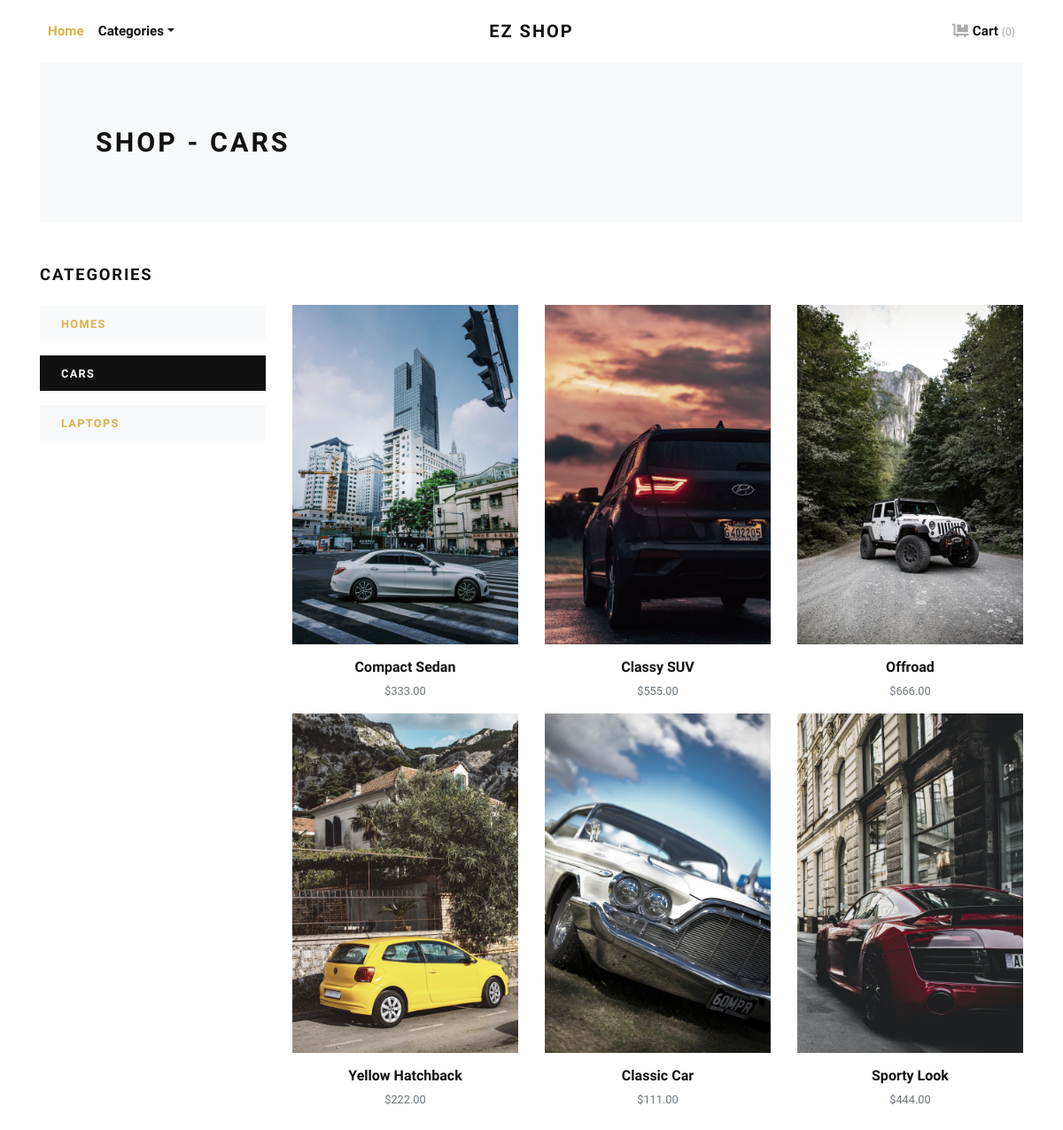
Screenshot of /cars/ with the database file from the repository.
### estore/models.py (models this page shows, shortened)
class Category(models.Model):
    title = models.CharField(max_length=50, verbose_name="Category Title")
    url_slug = models.SlugField(max_length=55, verbose_name="Category URL Slug")
    category_image = models.ImageField(upload_to='category', blank=True, null=True, verbose_name="Category Image")
    created_at = models.DateTimeField(auto_now_add=True, verbose_name="Created Date")
    class Meta:
        verbose_name_plural = 'Categories'
        ordering = ('-created_at', )

class Product(models.Model):
    title = models.CharField(max_length=150, verbose_name="Product Title")
    product_image = models.ImageField(upload_to='product', blank=True, null=True, verbose_name="Product Image")
    price = models.DecimalField(max_digits=8, decimal_places=2)
    category = models.ForeignKey(Category, verbose_name="Product Categoy", on_delete=models.CASCADE)
    created_at = models.DateTimeField(auto_now_add=True, verbose_name="Created Date")
    class Meta:
        verbose_name_plural = 'Products'
        ordering = ('-created_at', )

### estore/views.py (the view)
# urls.py: path('<slug:url_slug>/', views.category_products, name="category-products")
def category_products(request, url_slug):
    category = get_object_or_404(Category, url_slug=url_slug)
    products = Product.objects.filter(category=category)
    categories = Category.objects.all()
    context = {
        'category': category,
        'products': products,
        'categories': categories,
    }
    return render(request, 'estore/category_products.html', context)

### estore/context_helper.py (called while the page is built)
def store_menu(request):
    categories = Category.objects.filter()
    context = {
        'categories_menu': categories,
    }
    return context

def cart_menu(request):
    cart_items = Cart.objects.all()
    context = { 'cart_items': cart_items }
    return context

### estore/templates/estore/category_products.html (shortened to what this page needs)
{% extends 'estore/base.html' %}
{% load static %}
{% load humanize %}
{% block content %}
<div class="container">
  <section class="py-5 bg-light">
    <div class="container">
      <div class="row px-4 px-lg-5 py-lg-4 align-items-center">
        <div class="col-lg-6">
          <h1 class="h2 text-uppercase mb-0">Shop - {{category.title}}</h1>
        </div>
      </div>
    </div>
  </section>
  <section class="py-5">
    <div class="container p-0">
      <div class="row">
        <div class="col-lg-3 order-2 order-lg-1">
          <h5 class="text-uppercase mb-4">Categories</h5>
          {% if categories %}
          {% for cat in categories %}
          <a href="{% url 'estore:category-products' cat.url_slug %}">
            <div class="py-2 px-4 {% if category == cat %}bg-dark text-white {% else %}bg-light{% endif %} mb-3">
              <strong class="small text-uppercase font-weight-bold">{{cat.title}}</strong>
            </div>
          </a>
          {% endfor %}
          {% endif %}
        </div>
        <div class="col-lg-9 order-1 order-lg-2 mb-5 mb-lg-0">
          <div class="row" style="margin-top: 45px;">
            {% if products %}
            {% for product in products %}
            <div class="col-lg-4 col-sm-6">
              <div class="product text-center">
                <div class="mb-3 position-relative">
                  <img class="img-fluid w-100" src="{{product.product_image.url}}" alt="{{product.title}}">
                </div>
                <h6>{{product.title}}</h6>
                <p class="small text-muted">${{product.price|intcomma}}</p>
              </div>
            </div>
            {% endfor %}
            {% endif %}
          </div>
        </div>
      </div>
    </div>
  </section>
</div>
{% endblock content %}

### estore/templates/estore/base.html (shortened to what this page needs)
{% load static %}
<!DOCTYPE html>
<html>
<head>
  <link rel="stylesheet" href="{% static 'vendor/bootstrap/css/bootstrap.min.css' %}">
  <link rel="stylesheet" href="{% static 'vendor/lightbox2/css/lightbox.min.css' %}">
  <link rel="stylesheet" href="{% static 'vendor/nouislider/nouislider.min.css' %}">
  <link rel="stylesheet" href="{% static 'vendor/bootstrap-select/css/bootstrap-select.min.css' %}">
  <link rel="stylesheet" href="{% static 'vendor/owl.carousel2/assets/owl.carousel.min.css' %}">
  <link rel="stylesheet" href="{% static 'vendor/owl.carousel2/assets/owl.theme.default.css' %}">
  <link rel="stylesheet" href="{% static 'css/style.default.css' %}" id="theme-stylesheet">
  <link rel="stylesheet" href="{% static 'css/custom.css' %}">
</head>
<body>
  <div class="page-holder">
    {% include 'estore/navbar.html' %}
    {% block content %}
    {% endblock content %}
    {% include 'estore/scripts.html' %}

### estore/templates/estore/navbar.html (shortened to what this page needs)
{% load static %}
<header class="header bg-white">
  <div class="container px-0 px-lg-3">
    <nav class="navbar navbar-expand-lg navbar-light py-3 px-lg-0"><a class="navbar-brand"
        href="{% url 'estore:home' %}"><span class="font-weight-bold text-uppercase text-dark">EZ Shop</span></a>
      <div class="collapse navbar-collapse" id="navbarSupportedContent">
        <ul class="navbar-nav mr-auto">
          <li class="nav-item">
            <a class="nav-link active" href="{% url 'estore:home' %}">Home</a>
          </li>
          <li class="nav-item dropdown"><a class="nav-link dropdown-toggle" id="pagesDropdown" href="#"
              data-toggle="dropdown" aria-haspopup="true" aria-expanded="false">Categories</a>
          </li>
        </ul>
        <ul class="navbar-nav ml-auto">
          <li class="nav-item">
            <a class="nav-link" href="{% url 'estore:cart' %}">
              <i class="fas fa-dolly-flatbed mr-1 text-gray"></i>Cart
              <small class="text-gray">({{cart_items.count}})</small>
            </a>
          </li>
        </ul>
      </div>
    </nav>
  </div>
</header>

### estore/templates/estore/scripts.html (shortened to what this page needs)
{% load static %}
      <link rel="stylesheet" href="https://use.fontawesome.com/releases/v5.7.1/css/all.css">
    </div>
  </body>
</html>

### static/css/style.default.css (style rules this page uses)
.text-gray { color: #aaa !important; }
strong { font-weight: 700; }
.navbar { position: relative; }
@media (min-width: 992px) { .navbar-brand { position: absolute; top: 50%; left: 50%; -webkit-transform: translate(-50%, -50%); transform: translate(-50%, -50%); } }
.product img { -webkit-filter: grayscale(40%); filter: grayscale(40%); transition: all 0.3s; }
.text-uppercase { text-transform: uppercase; letter-spacing: 0.1em; }
.navbar { padding: 0.5rem 1rem; }
.navbar-brand { display: inline-block; padding-top: 0.3125rem; padding-bottom: 0.3125rem; margin-right: 1rem; font-size: 1.25rem; }
.navbar-light .navbar-brand { color: #dcb14a; }
.navbar-light .navbar-nav .nav-link { color: rgba(17, 17, 17, 0.99); font-weight: 800; font-size: 0.95rem; transition: all 0.3s; }
.navbar-light .navbar-nav .show > .nav-link, .navbar-light .navbar-nav .active > .nav-link, .navbar-light .navbar-nav .nav-link.show, .navbar-light .navbar-nav .nav-link.active { color: #dcb14a; }
body { font-family: "Libre Franklin", sans-serif; font-size: 1rem; font-weight: 400; line-height: 1.5; color: #111111; background-color: #fff; }
a { color: #dcb14a; text-decoration: none; }
h1, h2, h3, h4, h5, h6, .h1, .h2, .h3, .h4, .h5, .h6 { margin-bottom: 0.5rem; font-family: inherit; font-weight: 900; line-height: 1.2; color: inherit; }
h1, .h1 { font-size: 2.2rem; }
h2, .h2 { font-size: 1.9rem; }
h5, .h5 { font-size: 1.15rem; }
h6, .h6 { font-size: 1rem; }
small, .small { font-size: 80%; font-weight: 400; }
.bg-light { background-color: #f8f9fa !important; }
.bg-dark { background-color: #111111 !important; }
.text-dark { color: #111111 !important; }
.nav-link { padding: 0.5rem 1rem; }

### rows the page displays
Category: title "CARS"
Category: title "HOMES"
Category: title "LAPTOPS"
Product: product_image (picture), title "Compact Sedan", price "333.00"
Product: product_image (picture), title "Classy SUV", price "555.00"
Product: product_image (picture), title "Offroad", price "666.00"
Product: product_image (picture), title "Yellow Hatchback", price "222.00"
Product: product_image (picture), title "Classic Car", price "111.00"
Product: product_image (picture), title "Sporty Look", price "444.00"

### other values shown
{{ cart_items.count }} "0"
